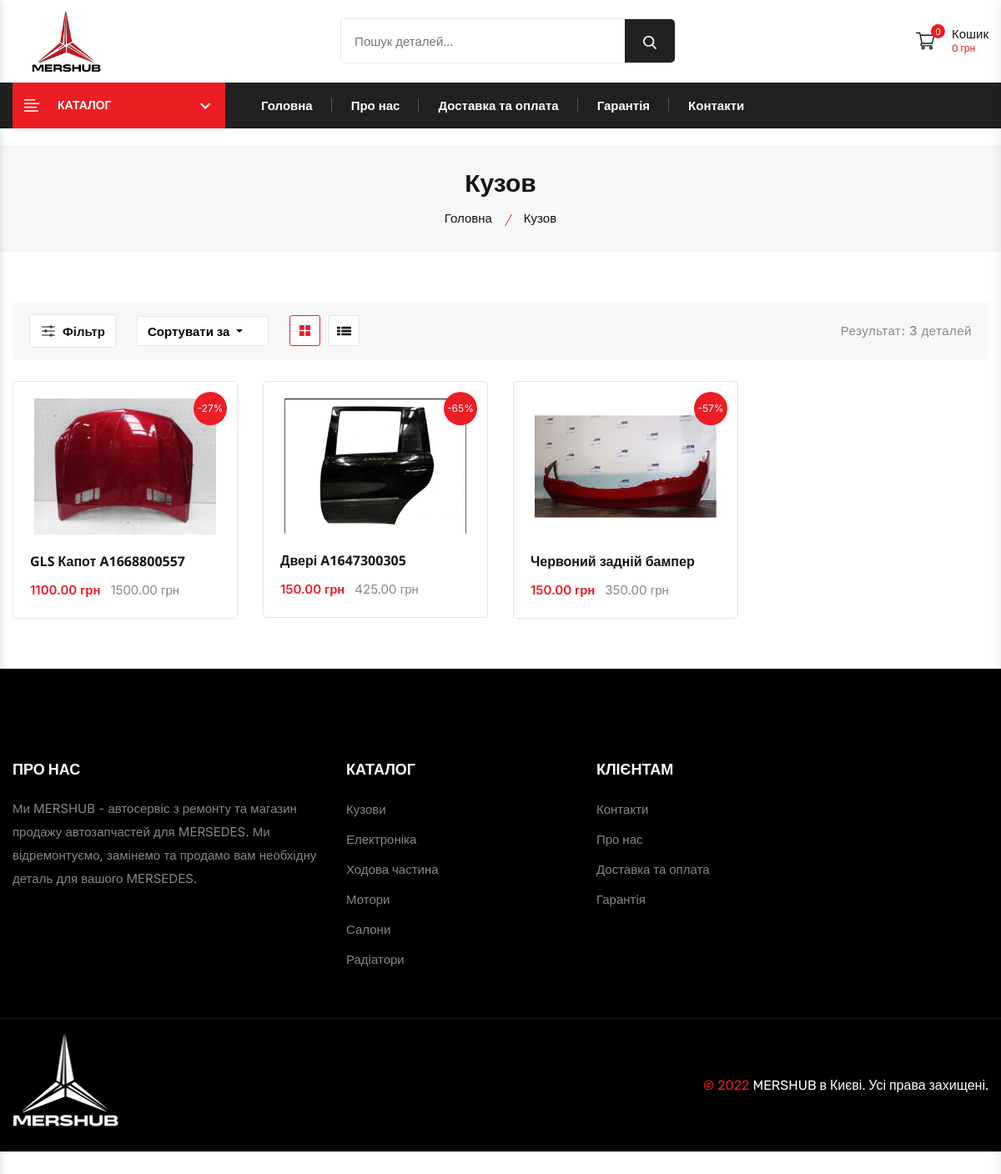
/shop/kuzov/, run on the app's committed database.
### shop/models.py (models this page shows, shortened)
class Category(models.Model):
    name = models.CharField(max_length=100, db_index=True, verbose_name='Название категории')
    slug = models.SlugField(max_length=100)
    image = models.ImageField(upload_to='images/category/', verbose_name='Фотография категории')
    icon = models.ImageField(upload_to='images/category/icons/', null=True, verbose_name='Иконка категории')
    subcategory = models.ForeignKey('Category', on_delete=models.CASCADE, null=True, blank=True, verbose_name='Категория')
    class Meta:
        verbose_name = 'Категория'
        verbose_name_plural = 'Категории'
        index_together = ('slug', )
        ordering = ('name', )

class Product(models.Model):
    id = models.CharField(max_length=15, primary_key=True, db_index=True, unique=True)
    category = models.ForeignKey(Category, on_delete=models.CASCADE, verbose_name='Категория')
    name = models.CharField(max_length=150,  verbose_name='Название детали')
    slug = models.SlugField(max_length=150)
    price = models.DecimalField(max_digits=10, decimal_places=2, verbose_name='Цена')
    is_special = models.BooleanField(default=False, verbose_name='Скидка')
    old_price = models.DecimalField(max_digits=10, blank=True, null=True, decimal_places=2, verbose_name='Старая цена')
    description = models.TextField(blank=True, verbose_name='Описание')
    remark = models.TextField(blank=True, verbose_name='Примечание')
    image = models.ImageField(upload_to=f'images/products/', verbose_name='Фотография')
    count = models.IntegerField(verbose_name='Количество на складе')
    used_quantity = models.IntegerField(verbose_name='Количество Б/У на складе')
    available = models.BooleanField(default=True, verbose_name='Наличие')
    best_seller = models.BooleanField(default=False, verbose_name='Найболее продаваемое')
    new_in = models.BooleanField(default=False, verbose_name='Новинка')
    created = models.DateTimeField(auto_now_add=True, verbose_name='Создано')
    update = models.DateTimeField(auto_now=True, verbose_name='Обновлено')
    class Meta:
        verbose_name = 'Деталь'
        verbose_name_plural = 'Детали'
        index_together = ('slug', )
        ordering = ('id', 'name', '-created')
    @property
    def price_percentage(self):
        return 100 * (self.old_price - self.price) / self.old_price

### shop/views.py (the view)
# urls.py: path('shop/', ProductsListView.as_view(), name='products'),
class ProductsListView(ListView):
    template_name = 'products-list.html'
    context_object_name = 'products'
    paginate_by = 12
    def get_queryset(self):
        category_slug = self.kwargs.get('slug_category')
        price_lte = self.request.GET.get('price_lte')
        if price_lte:
            price_lte = int(price_lte)
        price_gte = self.request.GET.get('price_gte')
        if not price_gte:
            price_gte = 0
        else:
            price_gte = int(price_gte)
        if category_slug:
            category = get_object_or_404(Category, slug=category_slug)
            if price_lte and category.subcategory:
                products = Product.objects.filter(category=category, price__lte=price_lte, price__gte=price_gte)
            elif price_lte and not category.subcategory:
                products = Product.objects.filter(category__subcategory=category, price__lte=price_lte, price__gte=price_gte)
            elif not category.subcategory:
                products = Product.objects.filter(category__subcategory=category)
            else:
                products = Product.objects.filter(category=category)
        elif price_lte:
            products = Product.objects.filter(price__lte=price_lte, price__gte=price_gte)
        else:
            products = Product.objects.all()
        sort_param = self.request.GET.get('sort')
        if sort_param == 'name':
            products = products.order_by('name')
        elif sort_param == 'new-in':
            products = products.order_by('new_in')
        elif sort_param == 'low-price':
            products = products.order_by('price')
        elif sort_param == 'high-price':
            products = products.order_by('-price')
        else:
            products = products.order_by('name')
        return products
    def get_context_data(self, *, object_list=None, **kwargs):
        cart = Cart(self.request)
        context = super().get_context_data(**kwargs)
        category = self.kwargs.get('slug_category')
        if category:
            context['category'] = Category.objects.values('name').get(slug=category)
        else:
            context['category'] = category
        context['cart'] = cart
        return context

### cart/cart.py (called while the page is built)
    def get_total_price(self):
        return sum(float(item['price']) * item['count'] for item in self.cart.values())

    def __len__(self):
        return sum(item['count'] for item in self.cart.values())

### shop/templatetags/shop_tags.py (called while the page is built)
@register.simple_tag()
def get_categories():
    return Category.objects.filter(subcategory=None)

@register.simple_tag()
def get_subcategories(category_id):
    return Category.objects.filter(subcategory=category_id)

@register.simple_tag()
def get_best_seller():
    return Product.objects.filter(best_seller=True).order_by('?')[:3]

@register.simple_tag(takes_context=True)
def param_replace(context, **kwargs):
    d = context['request'].GET.copy()
    for k, v in kwargs.items():
        d[k] = v
    for k in [k for k, v in d.items() if not v]:
        del d[k]
    return d.urlencode()

### shop/templates/products-list.html (shortened to what this page needs)
{% extends 'base_shop.html' %}
{% load static %}
{% load shop_tags %}
{% block content %}
                {% get_categories as categories %}
            {% get_best_seller as best_seller %}
        <main class="main__content_wrapper">
        <section class="breadcrumb__section breadcrumb__bg">
            <div class="container">
                <div class="row row-cols-1">
                    <div class="col">
                        <div class="breadcrumb__content text-center">
                            {% if category.name %}
                            <h1 class="breadcrumb__content--title">{{ category.name }}</h1>
                            <ul class="breadcrumb__content--menu d-flex justify-content-center">
                                <li class="breadcrumb__content--menu__items"><a href="{% url 'shop:homepage' %}">Головна</a></li>
                                <li class="breadcrumb__content--menu__items"><span>{{ category.name }}</span></li>
                            </ul>
                            {% elif category %}
                                <h1 class="breadcrumb__content--title">{{ category }}</h1>
                            <ul class="breadcrumb__content--menu d-flex justify-content-center">
                                <li class="breadcrumb__content--menu__items"><a href="{% url 'shop:homepage' %}">Головна</a></li>
                                <li class="breadcrumb__content--menu__items"><span>Магазин</span></li>
                            </ul>
                            {% endif %}
                        </div>
                    </div>
                </div>
            </div>
        </section>
        <div class="shop__section section--padding">
            <div class="container">
                <div class="shop__product--wrapper">
                    <div class="shop__header d-flex align-items-center justify-content-between mb-30">
                        <div class="product__view--mode d-flex align-items-center">
                            <button class="widget__filter--btn d-flex align-items-center" data-offcanvas>
                                <span class="widget__filter--btn__text">Фільтр</span>
                            </button>
                            <div class="product__view--mode__list product__short--by align-items-center d-flex">
                                <div class="dropdown">
                                    <button class="btn btn-secondary dropdown-toggle " type="button" data-bs-toggle="dropdown" aria-expanded="false">
                                        Сортувати за
                                    </button>
                                </div>
                            </div>
                            <div class="product__view--mode__list">
                                <div class="product__tab--one product__grid--column__buttons d-flex justify-content-center">
                                    <button class="product__grid--column__buttons--icons active" aria-label="grid btn" data-toggle="tab" data-target="#product_grid">
                                    </button>
                                    <button class="product__grid--column__buttons--icons" aria-label="list btn" data-toggle="tab" data-target="#product_list">
                                    </button>
                                </div>
                            </div>
                        </div>
                        <p class="product__showing--count">Результат: {{ products|length }} деталей</p>
                    </div>
                    <div class="tab_content">
                        <div id="product_grid" class="tab_pane active show">
                            <div class="product__section--inner">
                                <div class="row mb--n30">
                                    {% for product in page_obj %}
                                    <div class="col-lg-3 col-md-4 col-sm-6 col-6 custom-col mb-30">
                                        <article class="product__card">
                                            <div class="product__card--thumbnail">
                                                <a class="product__card--thumbnail__link display-block" href="{% url 'shop:product' slug=product.slug %}">
                                                    <img class="product__card--thumbnail__img product__primary--img" src="{{ product.image.url }}" alt="product-img">
                                                </a>
                                                {% if product.is_special %}
                                                <span class="product__badge">-{{ product.price_percentage|floatformat:'0' }}%</span>
                                                {% endif %}
                                            </div>
                                            <div class="product__card--content">
                                                <h3 class="product__card--title"><a href="{% url 'shop:product' slug=product.slug %}">{{ product.name }}</a></h3>
                                                <div class="product__card--price">
                                                    {% if product.is_special %}
                                                    <span class="current__price">{{ product.price }} грн</span>
                                                    <span class="old__price">{{ product.old_price }} грн</span>
                                                    {% else %}
                                                        <span class="old__price">{{ product.price }} грн</span>
                                                    {% endif %}
                                                </div>
                                            </div>
                                        </article>
                                    </div>
                                    {% endfor %}
                                </div>
                            </div>
                        </div>
                    </div>
                </div>
            </div>
        </div>
    </main>
{% endblock %}

### data on the page
Category: name "Кузов"
Product: image (picture), price_percentage "27", name "GLS Капот A1668800557", price "1100.00", old_price "1500.00"
Product: image (picture), price_percentage "65", name "Двері A1647300305", price "150.00", old_price "425.00"
Product: image (picture), price_percentage "57", name "Червоний задній бампер", price "150.00", old_price "350.00"

### other printed values
{{ cart|length }} "0"
{{ cart.get_total_price }} "0"
{{ products|length }} "3"
